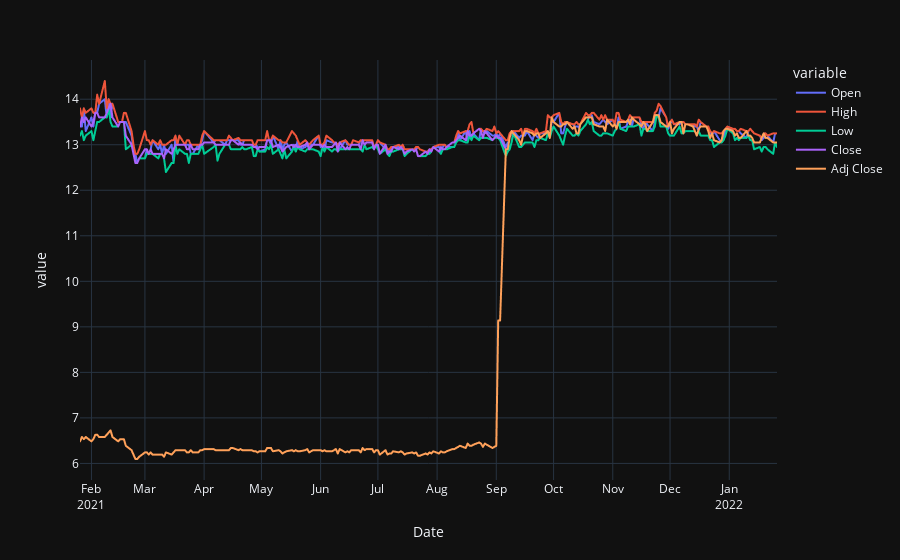

The notebook cell this image was saved under:
### Code cell
fig = px.line(df, x="Date", y=df.drop(['Volume'], axis=1).columns)
fig.update_xaxes(
    dtick="M1",
    tickformat="%b\n%Y")

fig.update_layout(template="plotly_dark")
fig.show()

### Figure 1 — Plotly figure (JSON) as saved in the notebook; plotly's stock layout.template omitted (floating-point values rounded to 4 significant figures; data arrays with more than 128 entries replaced by an {"elided": "..."} marker saying what was removed)
{"data": [{"hovertemplate": "variable=Open<br>Date=%{x}<br>value=%{y}<extra></extra>", "legendgroup": "Open", "line": {"color": "#636efa", "dash": "solid"}, "marker": {"symbol": "circle"}, "mode": "lines", "name": "Open", "showlegend": true, "type": "scattergl", "x": {"elided": "260 str values"}, "xaxis": "x", "y": {"elided": "260 float values"}, "yaxis": "y"}, {"hovertemplate": "variable=High<br>Date=%{x}<br>value=%{y}<extra></extra>", "legendgroup": "High", "line": {"color": "#EF553B", "dash": "solid"}, "marker": {"symbol": "circle"}, "mode": "lines", "name": "High", "showlegend": true, "type": "scattergl", "x": {"elided": "260 str values"}, "xaxis": "x", "y": {"elided": "260 float values"}, "yaxis": "y"}, {"hovertemplate": "variable=Low<br>Date=%{x}<br>value=%{y}<extra></extra>", "legendgroup": "Low", "line": {"color": "#00cc96", "dash": "solid"}, "marker": {"symbol": "circle"}, "mode": "lines", "name": "Low", "showlegend": true, "type": "scattergl", "x": {"elided": "260 str values"}, "xaxis": "x", "y": {"elided": "260 float values"}, "yaxis": "y"}, {"hovertemplate": "variable=Close<br>Date=%{x}<br>value=%{y}<extra></extra>", "legendgroup": "Close", "line": {"color": "#ab63fa", "dash": "solid"}, "marker": {"symbol": "circle"}, "mode": "lines", "name": "Close", "showlegend": true, "type": "scattergl", "x": {"elided": "260 str values"}, "xaxis": "x", "y": {"elided": "260 float values"}, "yaxis": "y"}, {"hovertemplate": "variable=Adj Close<br>Date=%{x}<br>value=%{y}<extra></extra>", "legendgroup": "Adj Close", "line": {"color": "#FFA15A", "dash": "solid"}, "marker": {"symbol": "circle"}, "mode": "lines", "name": "Adj Close", "showlegend": true, "type": "scattergl", "x": {"elided": "260 str values"}, "xaxis": "x", "y": {"elided": "260 float values"}, "yaxis": "y"}], "layout": {"legend": {"title": {"text": "variable"}, "tracegroupgap": 0}, "margin": {"t": 60}, "xaxis": {"anchor": "y", "domain": [0, 1], "dtick": "M1", "tickformat": "%b\n%Y", "title": {"text": "Date"}}, "yaxis": {"anchor": "x", "domain": [0, 1], "title": {"text": "value"}}}}
